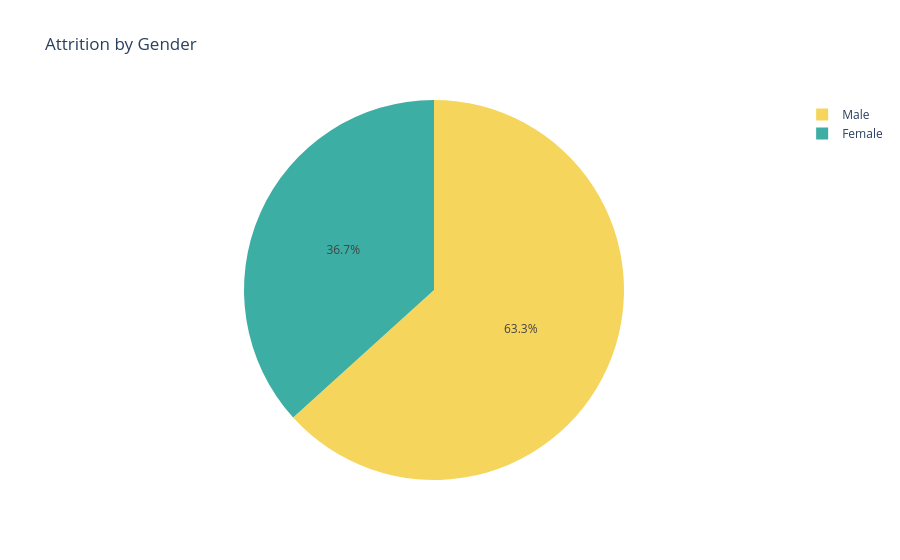

The notebook cell this image was saved under:
### Code cell
attrition_by = attr_df. groupby([ 'Gender' ]) .size().reset_index(name='count')
attrition_by
# Create a donut chart
fig = go.Figure(data=[go.Pie(
labels=attrition_by['Gender'],
values=attrition_by['count'],


marker=dict(colors=['#3CAEA3', '#F6D55C']),
textposition='inside'
)])
# Update the Layout
fig.update_layout(title='Attrition by Gender')
# Show the chart
fig.show()

### Figure 1 — Plotly figure (JSON) as saved in the notebook; plotly's stock layout.template omitted (floating-point values rounded to 4 significant figures)
{"data": [{"labels": ["Female", "Male"], "marker": {"colors": ["#3CAEA3", "#F6D55C"]}, "textposition": "inside", "type": "pie", "values": [87, 150]}], "layout": {"title": {"text": "Attrition by Gender"}}}
